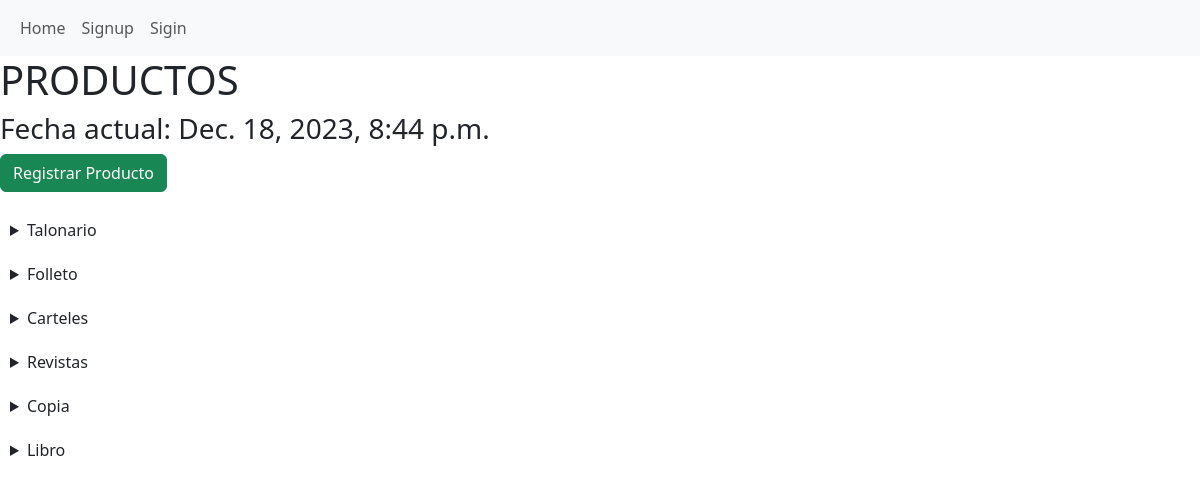
/productos/, run on the app's committed database.
### productos/models.py (models this page shows)
class Producto(models.Model):
    nombre = models.CharField(max_length=100)
    descripcion = models.CharField(max_length=500)
    precio = models.DecimalField(max_digits=4, decimal_places=2)

### productos/views.py (the view)
# urls.py: path('productos/',views.Productos),
def Productos(request):
    fecha_actual = datetime.datetime.now()
    productosLST = Producto.objects.all()
    productoEspecificacionLST = ProductoEspecificacion.objects.all()
    especificacionesLST = Especificacion.objects.all()
    return render(request,'productos.html',{'fecha':fecha_actual,'productos':productosLST,'productoEspecificaciones':productoEspecificacionLST,'especificaciones':especificacionesLST})

### productos/templates/productos.html (shortened to what this page needs)
{% extends 'base.html' %}
{% block content %}
<h1>PRODUCTOS</h1>
<h3>Fecha actual: {{fecha}}</h3>
<p><a class="btn btn-success" href="/productos/create">Registrar Producto</a></p>
    {% for p in productos %}
    <details>
        <summary>{{p.nombre}}</summary>
    </details>
    {% endfor %}
{% endblock %}

### templates/base.html (style rules this page uses)
details > summary { cursor: pointer; padding: 10px; }

### data on the page
Producto: nombre "Talonario"
Producto: nombre "Folleto"
Producto: nombre "Carteles"
Producto: nombre "Revistas"
Producto: nombre "Copia"
Producto: nombre "Libro"
